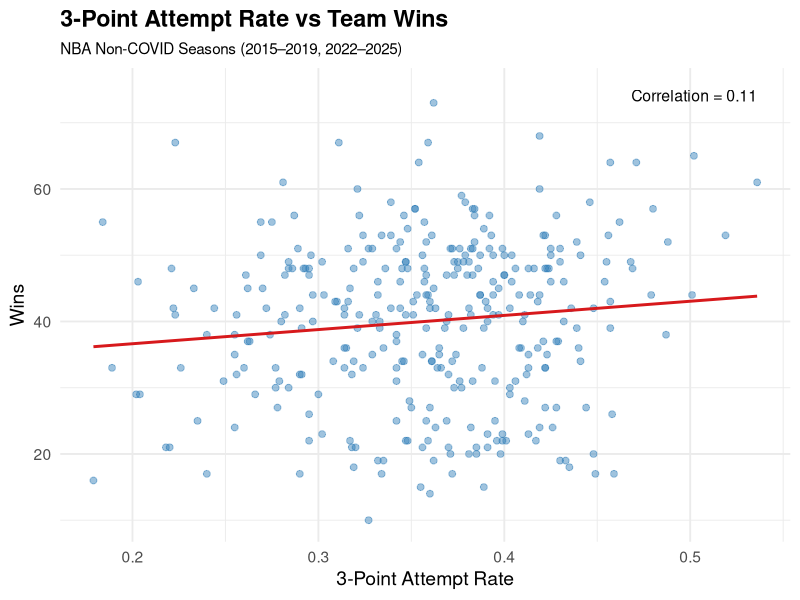
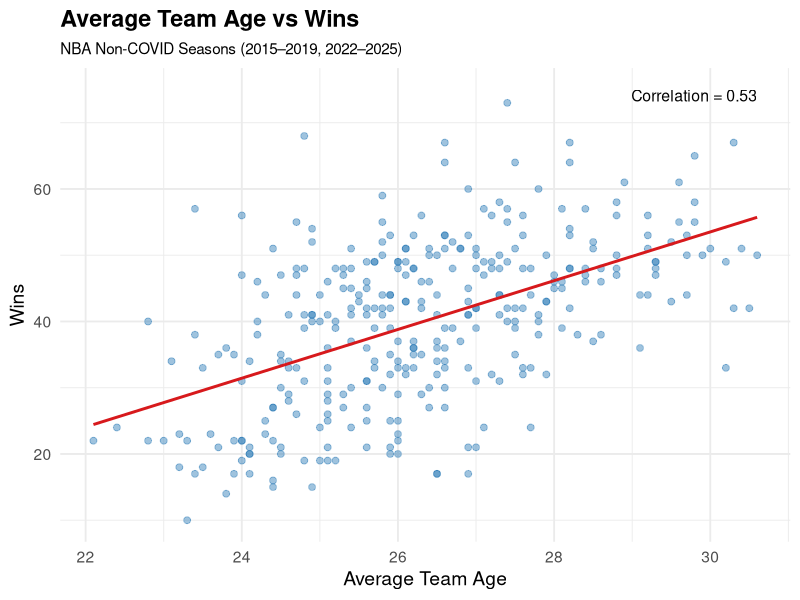
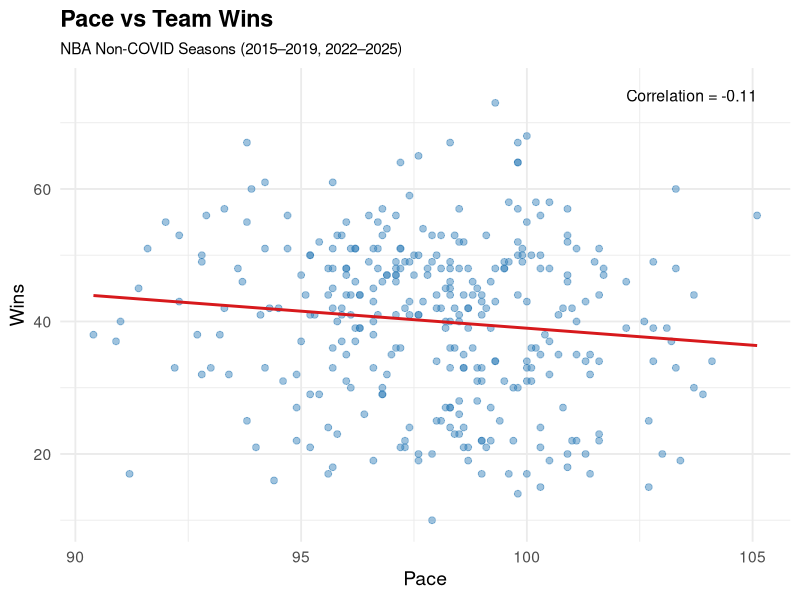
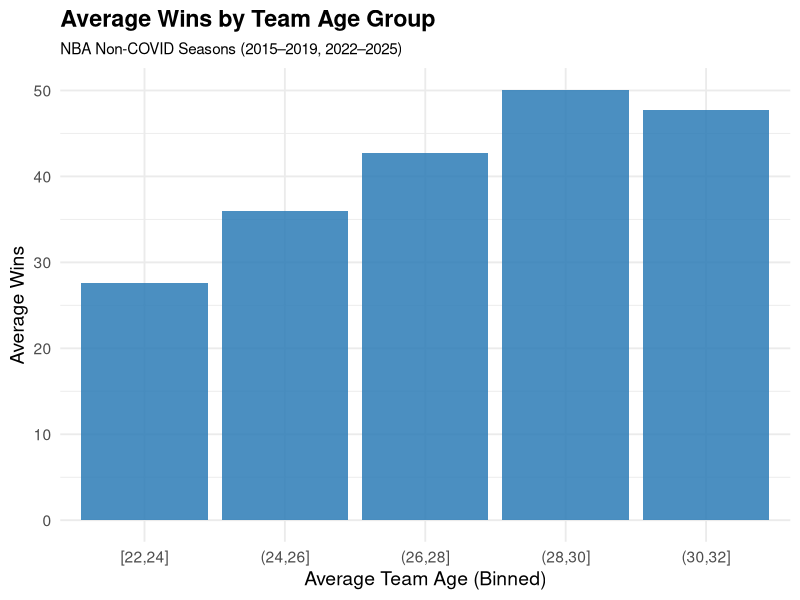
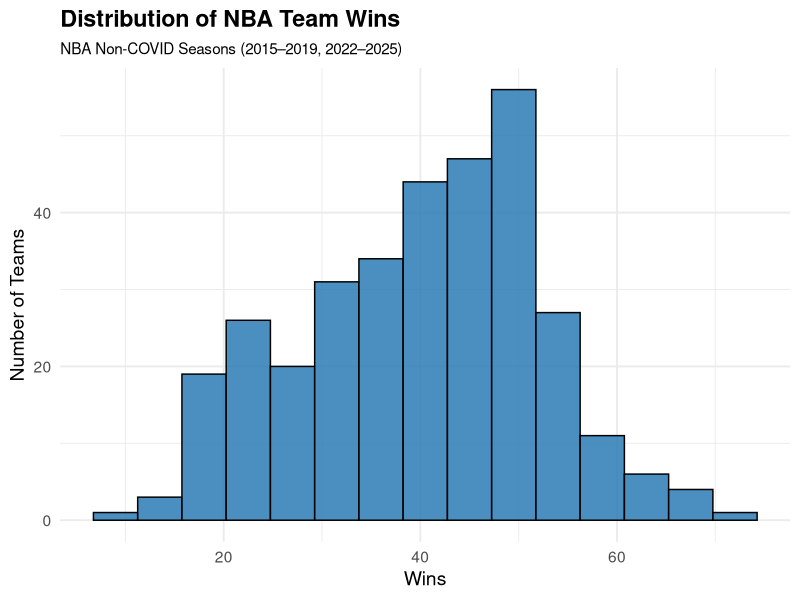
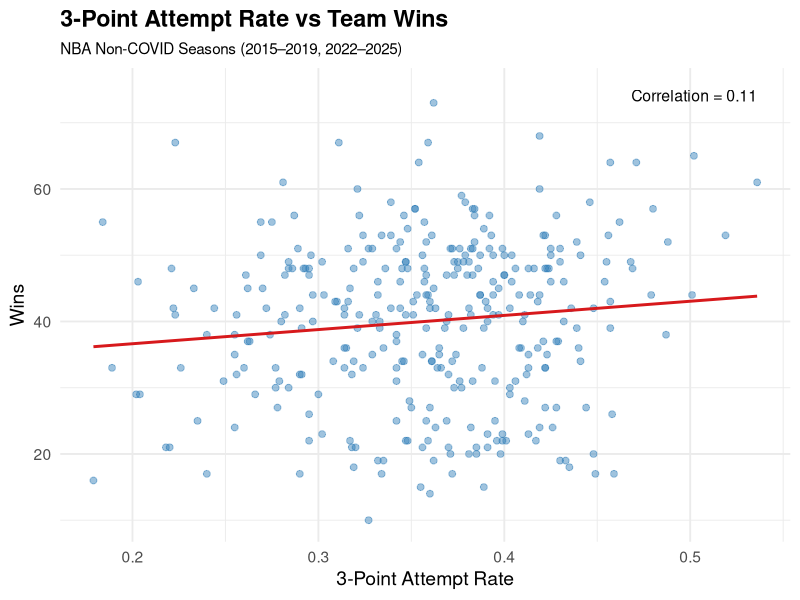
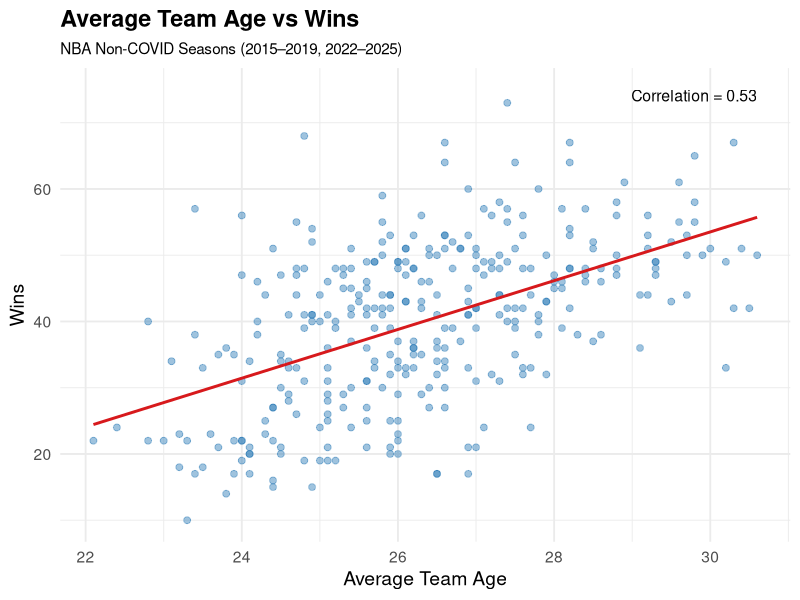
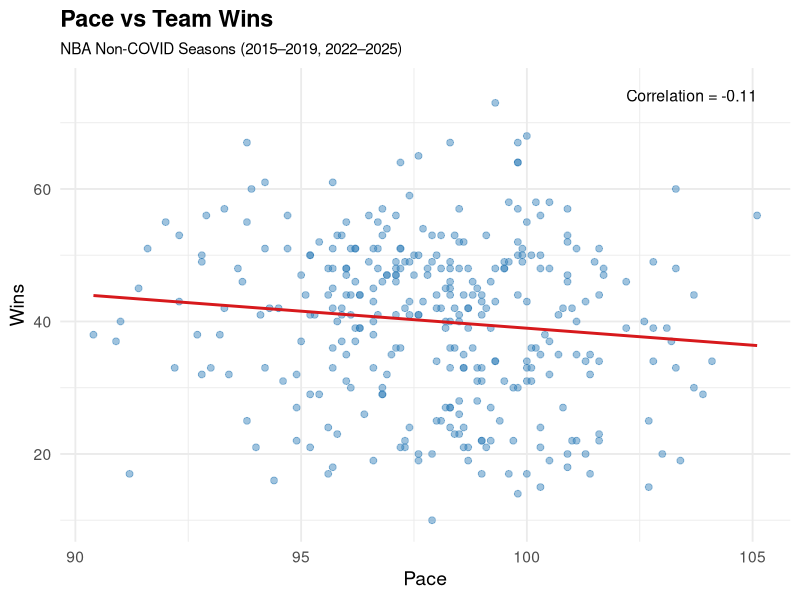

Write R code to recreate these figures, in order.
library(ggplot2)

# Load data
allNBA <- read.csv("Data/allNBA.csv")

# Keep only rows with complete values for the variables we use
allNBA <- allNBA[complete.cases(allNBA[, c("W","Age","Pace","X3PAr")]), ]

# Ensure numeric
allNBA$W <- as.numeric(allNBA$W)
allNBA$Age <- as.numeric(allNBA$Age)
allNBA$Pace  <- as.numeric(allNBA$Pace)
allNBA$X3PAr <- as.numeric(allNBA$X3PAr)

# Correlations (for labeling plots)
cor_age  <- round(cor(allNBA$Age, allNBA$W, use = "complete.obs"), 2)
cor_pace <- round(cor(allNBA$Pace, allNBA$W, use = "complete.obs"), 2)
cor_3par <- round(cor(allNBA$X3PAr, allNBA$W, use = "complete.obs"), 2)

# Common styling helpers
wins_ylim <- c(10, 75)
subtitle_txt <- "NBA Non-COVID Seasons (2015–2019, 2022–2025)"

# Plot 1: 3P Attempt Rate vs Wins
p1 <- ggplot(allNBA, aes(x = X3PAr, y = W)) +
  geom_point(alpha = 0.45, size = 2, color = "#2C7BB6") +
  geom_smooth(method = "lm", se = FALSE, color = "#D7191C", linewidth = 1) +
  annotate("text", x = max(allNBA$X3PAr, na.rm = TRUE), y = wins_ylim[2],
           label = paste("Correlation =", cor_3par),
           hjust = 1, vjust = 1, size = 4) +
  coord_cartesian(ylim = wins_ylim) +
  labs(
    title = "3-Point Attempt Rate vs Team Wins",
    subtitle = subtitle_txt,
    x = "3-Point Attempt Rate",
    y = "Wins"
  ) +
  theme_minimal(base_size = 14) +
  theme(plot.title = element_text(face = "bold"),
        plot.subtitle = element_text(size = 11))

# Plot 2: Average Age vs Wins
p2 <- ggplot(allNBA, aes(x = Age, y = W)) +
  geom_point(alpha = 0.45, size = 2, color = "#2C7BB6") +
  geom_smooth(method = "lm", se = FALSE, color = "#D7191C", linewidth = 1) +
  annotate("text", x = max(allNBA$Age, na.rm = TRUE), y = wins_ylim[2],
           label = paste("Correlation =", cor_age),
           hjust = 1, vjust = 1, size = 4) +
  coord_cartesian(ylim = wins_ylim) +
  labs(
    title = "Average Team Age vs Wins",
    subtitle = subtitle_txt,
    x = "Average Team Age",
    y = "Wins"
  ) +
  theme_minimal(base_size = 14) +
  theme(plot.title = element_text(face = "bold"),
        plot.subtitle = element_text(size = 11))

# Plot 3: Pace vs Wins
p3 <- ggplot(allNBA, aes(x = Pace, y = W)) +
  geom_point(alpha = 0.45, size = 2, color = "#2C7BB6") +
  geom_smooth(method = "lm", se = FALSE, color = "#D7191C", linewidth = 1) +
  annotate("text", x = max(allNBA$Pace, na.rm = TRUE), y = wins_ylim[2],
           label = paste("Correlation =", cor_pace),
           hjust = 1, vjust = 1, size = 4) +
  coord_cartesian(ylim = wins_ylim) +
  labs(
    title = "Pace vs Team Wins",
    subtitle = subtitle_txt,
    x = "Pace",
    y = "Wins"
  ) +
  theme_minimal(base_size = 14) +
  theme(plot.title = element_text(face = "bold"),
        plot.subtitle = element_text(size = 11))

# Plot 4: Average Wins by Age Group (binned comparison)
allNBA$AgeGroup <- cut(allNBA$Age,
                       breaks = c(22, 24, 26, 28, 30, 32),
                       include.lowest = TRUE)

p4 <- ggplot(allNBA, aes(x = AgeGroup, y = W)) +
  stat_summary(fun = mean, geom = "bar", fill = "#2C7BB6", alpha = 0.85) +
  labs(
    title = "Average Wins by Team Age Group",
    subtitle = subtitle_txt,
    x = "Average Team Age (Binned)",
    y = "Average Wins"
  ) +
  theme_minimal(base_size = 14) +
  theme(plot.title = element_text(face = "bold"),
        plot.subtitle = element_text(size = 11))

# Plot 5: Distribution of Wins
p5 <- ggplot(allNBA, aes(x = W)) +
  geom_histogram(bins = 15, fill = "#2C7BB6", color = "black", alpha = 0.85) +
  labs(
    title = "Distribution of NBA Team Wins",
    subtitle = subtitle_txt,
    x = "Wins",
    y = "Number of Teams"
  ) +
  theme_minimal(base_size = 14) +
  theme(plot.title = element_text(face = "bold"),
        plot.subtitle = element_text(size = 11))

# Print all plots
print(p1)
ggsave("Visualizations/v3/3PAR.png", p1)
print(p2)
ggsave("Visualizations/v3/Age.png", p2)
print(p3)
ggsave("Visualizations/v3/Pace.png", p3)
print(p4)
ggsave("Visualizations/v3/AgeGroup.png", p4)
print(p5)
ggsave("Visualizations/v3/Dist.png", p5)
